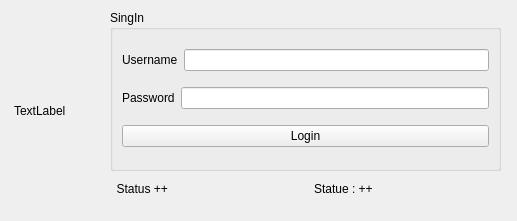
<?xml version="1.0" encoding="UTF-8"?>
<ui version="4.0">
 <class>Widget</class>
 <widget class="QWidget" name="Widget">
  <property name="geometry">
   <rect>
    <x>0</x>
    <y>0</y>
    <width>517</width>
    <height>221</height>
   </rect>
  </property>
  <property name="windowTitle">
   <string>Widget</string>
  </property>
  <widget class="QGroupBox" name="groupBox">
   <property name="geometry">
    <rect>
     <x>110</x>
     <y>10</y>
     <width>391</width>
     <height>161</height>
    </rect>
   </property>
   <property name="title">
    <string>SingIn</string>
   </property>
   <layout class="QVBoxLayout" name="verticalLayout">
    <item>
     <layout class="QHBoxLayout" name="horizontalLayout_2">
      <item>
       <widget class="QLabel" name="Username">
        <property name="text">
         <string>Username</string>
        </property>
       </widget>
      </item>
      <item>
       <widget class="QLineEdit" name="lineEdit_Username"/>
      </item>
     </layout>
    </item>
    <item>
     <layout class="QHBoxLayout" name="horizontalLayout">
      <item>
       <widget class="QLabel" name="Password">
        <property name="text">
         <string>Password</string>
        </property>
       </widget>
      </item>
      <item>
       <widget class="QLineEdit" name="lineEdit_Password">
        <property name="echoMode">
         <enum>QLineEdit::Password</enum>
        </property>
       </widget>
      </item>
     </layout>
    </item>
    <item>
     <widget class="QPushButton" name="pushButton">
      <property name="text">
       <string>Login</string>
      </property>
     </widget>
    </item>
   </layout>
  </widget>
  <widget class="QWidget" name="layoutWidget">
   <property name="geometry">
    <rect>
     <x>110</x>
     <y>180</y>
     <width>401</width>
     <height>18</height>
    </rect>
   </property>
   <layout class="QHBoxLayout" name="horizontalLayout_3">
    <item>
     <widget class="QLabel" name="label">
      <property name="text">
       <string>  Status ++ </string>
      </property>
     </widget>
    </item>
    <item>
     <widget class="QLabel" name="label_Login">
      <property name="text">
       <string>Statue : ++</string>
      </property>
     </widget>
    </item>
   </layout>
  </widget>
  <widget class="QLabel" name="label_Picture2">
   <property name="geometry">
    <rect>
     <x>14</x>
     <y>15</y>
     <width>81</width>
     <height>191</height>
    </rect>
   </property>
   <property name="text">
    <string>TextLabel</string>
   </property>
  </widget>
 </widget>
 <resources/>
 <connections/>
</ui>
